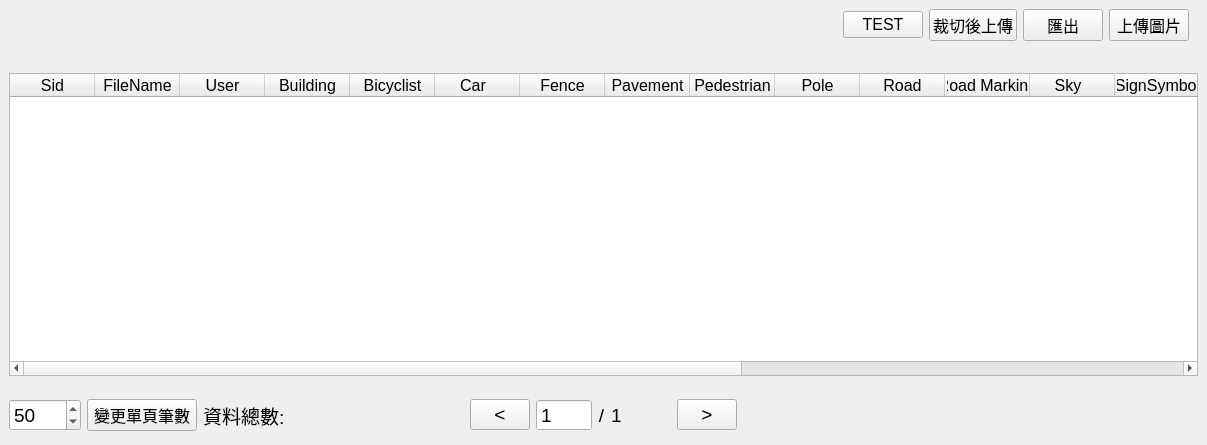
<?xml version="1.0" encoding="UTF-8"?>
<ui version="4.0">
 <class>WTableAnalyze</class>
 <widget class="QWidget" name="WTableAnalyze">
  <property name="geometry">
   <rect>
    <x>0</x>
    <y>0</y>
    <width>1207</width>
    <height>445</height>
   </rect>
  </property>
  <property name="font">
   <font>
    <pointsize>14</pointsize>
   </font>
  </property>
  <property name="windowTitle">
   <string>Form</string>
  </property>
  <layout class="QGridLayout" name="gridLayout">
   <property name="leftMargin">
    <number>0</number>
   </property>
   <property name="topMargin">
    <number>0</number>
   </property>
   <property name="rightMargin">
    <number>0</number>
   </property>
   <property name="bottomMargin">
    <number>0</number>
   </property>
   <property name="spacing">
    <number>0</number>
   </property>
   <item row="0" column="0">
    <widget class="QWidget" name="wBg" native="true">
     <property name="font">
      <font>
       <pointsize>12</pointsize>
      </font>
     </property>
     <layout class="QGridLayout" name="gridLayout_2">
      <item row="2" column="0">
       <widget class="QTableWidget" name="tableWidget">
        <property name="editTriggers">
         <set>QAbstractItemView::NoEditTriggers</set>
        </property>
        <property name="selectionMode">
         <enum>QAbstractItemView::SingleSelection</enum>
        </property>
        <property name="selectionBehavior">
         <enum>QAbstractItemView::SelectRows</enum>
        </property>
        <attribute name="horizontalHeaderMinimumSectionSize">
         <number>40</number>
        </attribute>
        <attribute name="horizontalHeaderDefaultSectionSize">
         <number>85</number>
        </attribute>
        <attribute name="horizontalHeaderStretchLastSection">
         <bool>true</bool>
        </attribute>
        <attribute name="verticalHeaderVisible">
         <bool>false</bool>
        </attribute>
        <attribute name="verticalHeaderDefaultSectionSize">
         <number>40</number>
        </attribute>
        <column>
         <property name="text">
          <string>Sid</string>
         </property>
        </column>
        <column>
         <property name="text">
          <string>FileName</string>
         </property>
        </column>
        <column>
         <property name="text">
          <string>User</string>
         </property>
        </column>
        <column>
         <property name="text">
          <string>Building</string>
         </property>
        </column>
        <column>
         <property name="text">
          <string>Bicyclist</string>
         </property>
        </column>
        <column>
         <property name="text">
          <string>Car  </string>
         </property>
        </column>
        <column>
         <property name="text">
          <string>Fence</string>
         </property>
        </column>
        <column>
         <property name="text">
          <string>Pavement</string>
         </property>
        </column>
        <column>
         <property name="text">
          <string>Pedestrian</string>
         </property>
        </column>
        <column>
         <property name="text">
          <string>Pole</string>
         </property>
        </column>
        <column>
         <property name="text">
          <string>Road</string>
         </property>
        </column>
        <column>
         <property name="text">
          <string>Road Marking</string>
         </property>
        </column>
        <column>
         <property name="text">
          <string>Sky  </string>
         </property>
        </column>
        <column>
         <property name="text">
          <string>SignSymbol</string>
         </property>
        </column>
        <column>
         <property name="text">
          <string>Tree</string>
         </property>
        </column>
        <column>
         <property name="text">
          <string>Unlabelled</string>
         </property>
        </column>
        <column>
         <property name="text">
          <string>Timer  </string>
         </property>
        </column>
        <column>
         <property name="text">
          <string>Result</string>
         </property>
        </column>
        <column>
         <property name="text">
          <string>CreateTime</string>
         </property>
        </column>
        <column>
         <property name="text">
          <string>UpdateTime</string>
         </property>
        </column>
        <column>
         <property name="text">
          <string>Picture</string>
         </property>
        </column>
       </widget>
      </item>
      <item row="1" column="0">
       <widget class="QWidget" name="wColorArea" native="true">
        <property name="minimumSize">
         <size>
          <width>0</width>
          <height>20</height>
         </size>
        </property>
        <property name="maximumSize">
         <size>
          <width>16777215</width>
          <height>20</height>
         </size>
        </property>
       </widget>
      </item>
      <item row="0" column="0">
       <widget class="QWidget" name="widget_2" native="true">
        <property name="minimumSize">
         <size>
          <width>0</width>
          <height>30</height>
         </size>
        </property>
        <layout class="QHBoxLayout" name="horizontalLayout_6">
         <property name="topMargin">
          <number>0</number>
         </property>
         <property name="bottomMargin">
          <number>0</number>
         </property>
         <item>
          <spacer name="horizontalSpacer">
           <property name="orientation">
            <enum>Qt::Horizontal</enum>
           </property>
           <property name="sizeHint" stdset="0">
            <size>
             <width>925</width>
             <height>20</height>
            </size>
           </property>
          </spacer>
         </item>
         <item>
          <widget class="QWidget" name="widget_7" native="true">
           <layout class="QHBoxLayout" name="horizontalLayout_5">
            <property name="leftMargin">
             <number>0</number>
            </property>
            <property name="topMargin">
             <number>0</number>
            </property>
            <property name="rightMargin">
             <number>0</number>
            </property>
            <property name="bottomMargin">
             <number>0</number>
            </property>
            <item>
             <widget class="QPushButton" name="btnTest">
              <property name="text">
               <string>TEST</string>
              </property>
             </widget>
            </item>
            <item>
             <widget class="QPushButton" name="btnClipPic">
              <property name="text">
               <string>裁切後上傳</string>
              </property>
             </widget>
            </item>
            <item>
             <widget class="QPushButton" name="btnOutput">
              <property name="text">
               <string>匯出</string>
              </property>
             </widget>
            </item>
            <item>
             <widget class="QPushButton" name="btnUpload">
              <property name="text">
               <string>上傳圖片</string>
              </property>
             </widget>
            </item>
           </layout>
          </widget>
         </item>
        </layout>
       </widget>
      </item>
     </layout>
    </widget>
   </item>
   <item row="1" column="0">
    <widget class="QWidget" name="widget_3" native="true">
     <property name="minimumSize">
      <size>
       <width>0</width>
       <height>60</height>
      </size>
     </property>
     <property name="maximumSize">
      <size>
       <width>16777215</width>
       <height>60</height>
      </size>
     </property>
     <layout class="QHBoxLayout" name="horizontalLayout_2" stretch="1,1,1">
      <item>
       <widget class="QWidget" name="widget_5" native="true">
        <property name="sizePolicy">
         <sizepolicy hsizetype="Minimum" vsizetype="Preferred">
          <horstretch>0</horstretch>
          <verstretch>0</verstretch>
         </sizepolicy>
        </property>
        <property name="minimumSize">
         <size>
          <width>200</width>
          <height>0</height>
         </size>
        </property>
        <layout class="QHBoxLayout" name="horizontalLayout_3">
         <property name="leftMargin">
          <number>0</number>
         </property>
         <property name="topMargin">
          <number>0</number>
         </property>
         <property name="rightMargin">
          <number>0</number>
         </property>
         <property name="bottomMargin">
          <number>0</number>
         </property>
         <item>
          <widget class="QSpinBox" name="sbCount">
           <property name="minimum">
            <number>10</number>
           </property>
           <property name="maximum">
            <number>1000</number>
           </property>
           <property name="value">
            <number>50</number>
           </property>
          </widget>
         </item>
         <item>
          <widget class="QPushButton" name="btnChangeCount">
           <property name="minimumSize">
            <size>
             <width>110</width>
             <height>0</height>
            </size>
           </property>
           <property name="font">
            <font>
             <pointsize>12</pointsize>
            </font>
           </property>
           <property name="text">
            <string>變更單頁筆數</string>
           </property>
          </widget>
         </item>
         <item>
          <widget class="QLabel" name="label_3">
           <property name="text">
            <string>資料總數:</string>
           </property>
          </widget>
         </item>
         <item>
          <widget class="QLabel" name="lbTotalCount">
           <property name="minimumSize">
            <size>
             <width>100</width>
             <height>0</height>
            </size>
           </property>
           <property name="text">
            <string/>
           </property>
          </widget>
         </item>
         <item>
          <spacer name="horizontalSpacer_2">
           <property name="orientation">
            <enum>Qt::Horizontal</enum>
           </property>
           <property name="sizeHint" stdset="0">
            <size>
             <width>212</width>
             <height>20</height>
            </size>
           </property>
          </spacer>
         </item>
        </layout>
       </widget>
      </item>
      <item>
       <widget class="QWidget" name="widget_4" native="true">
        <property name="sizePolicy">
         <sizepolicy hsizetype="Maximum" vsizetype="Preferred">
          <horstretch>0</horstretch>
          <verstretch>0</verstretch>
         </sizepolicy>
        </property>
        <layout class="QHBoxLayout" name="horizontalLayout">
         <property name="topMargin">
          <number>0</number>
         </property>
         <property name="bottomMargin">
          <number>0</number>
         </property>
         <item>
          <widget class="QPushButton" name="btnPrePage">
           <property name="maximumSize">
            <size>
             <width>60</width>
             <height>16777215</height>
            </size>
           </property>
           <property name="text">
            <string>&lt;</string>
           </property>
          </widget>
         </item>
         <item>
          <widget class="QSpinBox" name="sbNowPage">
           <property name="buttonSymbols">
            <enum>QAbstractSpinBox::NoButtons</enum>
           </property>
           <property name="minimum">
            <number>1</number>
           </property>
           <property name="maximum">
            <number>9999</number>
           </property>
           <property name="value">
            <number>1</number>
           </property>
          </widget>
         </item>
         <item>
          <widget class="QLabel" name="label">
           <property name="text">
            <string>/</string>
           </property>
           <property name="alignment">
            <set>Qt::AlignCenter</set>
           </property>
          </widget>
         </item>
         <item>
          <widget class="QLabel" name="lbTotalPage">
           <property name="minimumSize">
            <size>
             <width>60</width>
             <height>0</height>
            </size>
           </property>
           <property name="maximumSize">
            <size>
             <width>60</width>
             <height>16777215</height>
            </size>
           </property>
           <property name="text">
            <string>1</string>
           </property>
           <property name="alignment">
            <set>Qt::AlignLeading|Qt::AlignLeft|Qt::AlignVCenter</set>
           </property>
          </widget>
         </item>
         <item>
          <widget class="QPushButton" name="btnNextPage">
           <property name="maximumSize">
            <size>
             <width>60</width>
             <height>16777215</height>
            </size>
           </property>
           <property name="text">
            <string>&gt;</string>
           </property>
          </widget>
         </item>
        </layout>
       </widget>
      </item>
      <item>
       <widget class="QWidget" name="widget_6" native="true">
        <property name="sizePolicy">
         <sizepolicy hsizetype="Minimum" vsizetype="Preferred">
          <horstretch>0</horstretch>
          <verstretch>0</verstretch>
         </sizepolicy>
        </property>
        <property name="minimumSize">
         <size>
          <width>200</width>
          <height>0</height>
         </size>
        </property>
        <layout class="QHBoxLayout" name="horizontalLayout_4">
         <item>
          <spacer name="horizontalSpacer_3">
           <property name="orientation">
            <enum>Qt::Horizontal</enum>
           </property>
           <property name="sizeHint" stdset="0">
            <size>
             <width>358</width>
             <height>20</height>
            </size>
           </property>
          </spacer>
         </item>
        </layout>
       </widget>
      </item>
     </layout>
    </widget>
   </item>
  </layout>
 </widget>
 <resources/>
 <connections/>
</ui>
